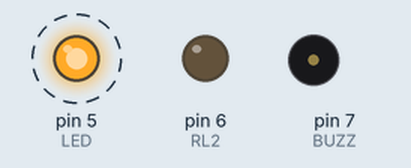
The sketch below on a simulated Arduino Uno, built with avr-gcc and run on an emulated ATmega328P. Shown: output pins drawn as LEDs (lit = HIGH), buzzer (waves = sounding, pin HIGH). Dashed ring = blinking. The local clock reads 2024-03-15 10:24:30 at power-on unless the sketch sets it; what the sketch prints to the serial monitor is not drawn.

Above: at 1.3 s.
Timing chart, 0 to 3.9 s (numbered marks = the images above):
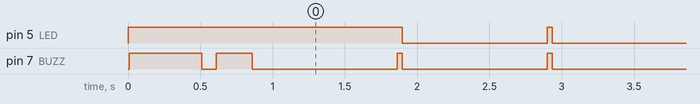

The sketch:

casaVegetacaoFrutas.ino
```cpp
#include <ThreeWire.h> //INCLUSÃO DA BIBLIOTECA
#include <RtcDS1302.h> //INCLUSÃO DA BIBLIOTECA

ThreeWire myWire(3, 2, 4); //OBJETO DO TIPO ThreeWire
RtcDS1302<ThreeWire> Rtc(myWire); //OBJETO DO TIPO RtcDS1302

//PERÍODO DE ATIVIDADE DO SISTEMA:
int horaAtivo = 9; //9h
int horaInativo = 17; //17h

#define BUZZ 7
#define LED 5

unsigned long millisAtual;

//ATIVIDADE DA VÁLVULA SOLENÓIDE:
#define RL2 6
unsigned long intervaloAspercao = 3600000; //1HORA(3600000) - TESTE 60000(1MIN)
unsigned long tempoAspercao = 480000; //8MIN(480000) - TESTE 10000(10SEG)
unsigned long millisAnteriorLigASP = NULL;
unsigned long millisAtualDeslASP = NULL;
unsigned long millisAnteriorDeslASP = NULL;

void setup ()
{
    Serial.begin(115200); //INICIALIZA A SERIAL
    pinMode(RL2, OUTPUT);
    digitalWrite(RL2, LOW);
    pinMode(BUZZ, OUTPUT);
    pinMode(LED, OUTPUT);
    digitalWrite(LED, HIGH);
    Rtc.Begin(); //INICIALIZA O RTC
    Serial.print("Compilado em: "); //IMPRIME O TEXTO NO MONITOR SERIAL
    RtcDateTime compiled = RtcDateTime(__DATE__, __TIME__); //VARIÁVEL RECEBE DATA E HORA DE COMPILAÇÃO
    printDateTime(compiled); //PASSA OS PARÂMETROS PARA A FUNÇÃO printDateTime
    Serial.println(); //QUEBRA DE LINHA NA SERIAL
    Serial.println(); //QUEBRA DE LINHA NA SERIAL

    if(Rtc.GetIsWriteProtected()){ //SE O RTC ESTIVER PROTEGIDO CONTRA GRAVAÇÃO, FAZ
        Serial.println("RTC está protegido contra gravação. Habilitando a gravação agora..."); //IMPRIME O TEXTO NO MONITOR SERIAL
        Rtc.SetIsWriteProtected(false); //HABILITA GRAVAÇÃO NO RTC
        Serial.println(); //QUEBRA DE LINHA NA SERIAL
    }

    if(!Rtc.GetIsRunning()){ //SE RTC NÃO ESTIVER SENDO EXECUTADO, FAZ
        Serial.println("RTC não está funcionando de forma contínua. Iniciando agora..."); //IMPRIME O TEXTO NO MONITOR SERIAL
        Rtc.SetIsRunning(true); //INICIALIZA O RTC
        Serial.println(); //QUEBRA DE LINHA NA SERIAL
    }

    RtcDateTime now = Rtc.GetDateTime(); //VARIÁVEL RECEBE INFORMAÇÕES
    if (now < compiled) { //SE A INFORMAÇÃO REGISTRADA FOR MENOR QUE A INFORMAÇÃO COMPILADA, FAZ
        Serial.println("As informações atuais do RTC estão desatualizadas. Atualizando informações..."); //IMPRIME O TEXTO NO MONITOR SERIAL
        Rtc.SetDateTime(compiled); //INFORMAÇÕES COMPILADAS SUBSTITUEM AS INFORMAÇÕES ANTERIORES
        Serial.println(); //QUEBRA DE LINHA NA SERIAL
    }
    else if (now > compiled){ //SENÃO, SE A INFORMAÇÃO REGISTRADA FOR MAIOR QUE A INFORMAÇÃO COMPILADA, FAZ
        Serial.println("As informações atuais do RTC são mais recentes que as de compilação. Isso é o esperado."); //IMPRIME O TEXTO NO MONITOR SERIAL
        Serial.println(); //QUEBRA DE LINHA NA SERIAL
    }
    else if (now == compiled) { //SENÃO, SE A INFORMAÇÃO REGISTRADA FOR IGUAL A INFORMAÇÃO COMPILADA, FAZ
        Serial.println("As informações atuais do RTC são iguais as de compilação! Não é o esperado, mas está tudo OK."); //IMPRIME O TEXTO NO MONITOR SERIAL
        Serial.println(); //QUEBRA DE LINHA NA SERIAL
    }

    digitalWrite(BUZZ, HIGH);
    delay(500);
    digitalWrite(BUZZ, LOW);
    delay(100);
    digitalWrite(BUZZ, HIGH);
    delay(250);
    digitalWrite(BUZZ, LOW);
}

void loop () {
    RtcDateTime now = Rtc.GetDateTime(); //VARIÁVEL RECEBE INFORMAÇÕES
    printDateTime(now); //PASSA OS PARÂMETROS PARA A FUNÇÃO printDateTime
    Serial.println(); //QUEBRA DE LINHA NA SERIAL
    delay(1000); //INTERVALO DE 1 SEGUNDO

    //Serial.println(now.Hour());

    //PERÍODO DE FUNCIONAMENTO:
    if(((now.Hour()) >= horaAtivo) && ((now.Hour()) < horaInativo))
    {
        millisAtual = millis();
        //Serial.println("ENTROU NO PERÍODO...");

        digitalWrite(BUZZ, HIGH);
        digitalWrite(LED, HIGH);
        delay(35);
        digitalWrite(BUZZ, LOW);
        digitalWrite(LED, LOW);

        //BOMBA ASPERSORA:
        //SE O TEMPO ATUAL MENOS O TEMPO ANTERIOR FOR MAIOR QUE O INTERVALO SETADO PARA ABERTURA DA VÁLVULA:
        if ((millisAtual - millisAnteriorLigASP) > intervaloAspercao)
        {

            //LIGA ASPERÇÃO:
            digitalWrite(RL2, HIGH);
            Serial.println("ASPERÇÃO LIGADA");
            millisAnteriorLigASP = millisAtual;
            digitalWrite(BUZZ, HIGH);
            delay(1000);
            digitalWrite(BUZZ, LOW);
        }

        millisAtualDeslASP = millisAtual;

        if ((millisAtualDeslASP - millisAnteriorLigASP) > tempoAspercao)
        {
            //DESLIGA ASPERÇÃO:
            digitalWrite(RL2, LOW);
            Serial.println("ASPERÇÃO DESLIGADA");
            millisAnteriorDeslASP = millisAtualDeslASP;
        }

    }
    else
    {
        millisAnteriorLigASP  = NULL;
        millisAtualDeslASP    = NULL;
        millisAnteriorDeslASP = NULL;
        digitalWrite(RL2, LOW);
        digitalWrite(LED, HIGH);
    }

}

#define countof(a) (sizeof(a) / sizeof(a[0]))

void printDateTime(const RtcDateTime& dt){
    char datestring[20]; //VARIÁVEL ARMAZENA AS INFORMAÇÕES DE DATA E HORA

    snprintf_P(datestring,
            countof(datestring),
            PSTR("%02u/%02u/%04u %02u:%02u:%02u"), //FORMATO DE EXIBIÇÃO DAS INFORMAÇÕES
            dt.Day(), //DIA
            dt.Month(), //MÊS
            dt.Year(), //ANO
            dt.Hour(), //HORA
            dt.Minute(), //MINUTOS
            dt.Second() ); //SEGUNDOS
    Serial.print(datestring); //IMPRIME NO MONITOR SERIAL AS INFORMAÇÕES
}
```

Measured:
- by itself, pin 5 (LED): alternates HIGH for 0.04 s and LOW for 1.0 s
- by itself, pin 7 (BUZZ): goes LOW 0.10 s, HIGH 0.25 s, 124 × (LOW 1.0 s, HIGH 0.04 s), then LOW
